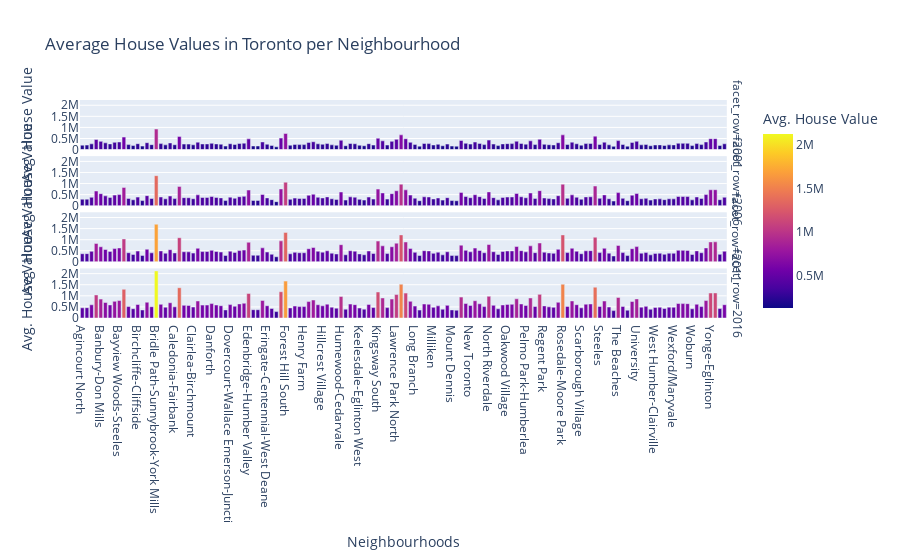

Here is the notebook cell this chart was saved with:
### Code cell
# average_house_value()
average_house_value()

### Figure 1 — Plotly figure (JSON) as saved in the notebook; plotly's stock layout.template omitted (floating-point values rounded to 4 significant figures; data arrays with more than 128 entries replaced by an {"elided": "..."} marker saying what was removed)
{"data": [{"alignmentgroup": "True", "hovertemplate": "facet_row=2001<br>Neighbourhoods=%{x}<br>Avg. House Value=%{marker.color}<extra></extra>", "legendgroup": "", "marker": {"color": {"elided": "140 int values"}, "coloraxis": "coloraxis"}, "name": "", "offsetgroup": "", "orientation": "v", "showlegend": false, "textposition": "auto", "type": "bar", "x": {"elided": "140 str values"}, "xaxis": "x4", "y": {"elided": "140 int values"}, "yaxis": "y4"}, {"alignmentgroup": "True", "hovertemplate": "facet_row=2006<br>Neighbourhoods=%{x}<br>Avg. House Value=%{marker.color}<extra></extra>", "legendgroup": "", "marker": {"color": {"elided": "140 int values"}, "coloraxis": "coloraxis"}, "name": "", "offsetgroup": "", "orientation": "v", "showlegend": false, "textposition": "auto", "type": "bar", "x": {"elided": "140 str values"}, "xaxis": "x3", "y": {"elided": "140 int values"}, "yaxis": "y3"}, {"alignmentgroup": "True", "hovertemplate": "facet_row=2011<br>Neighbourhoods=%{x}<br>Avg. House Value=%{marker.color}<extra></extra>", "legendgroup": "", "marker": {"color": {"elided": "140 int values"}, "coloraxis": "coloraxis"}, "name": "", "offsetgroup": "", "orientation": "v", "showlegend": false, "textposition": "auto", "type": "bar", "x": {"elided": "140 str values"}, "xaxis": "x2", "y": {"elided": "140 int values"}, "yaxis": "y2"}, {"alignmentgroup": "True", "hovertemplate": "facet_row=2016<br>Neighbourhoods=%{x}<br>Avg. House Value=%{marker.color}<extra></extra>", "legendgroup": "", "marker": {"color": {"elided": "140 int values"}, "coloraxis": "coloraxis"}, "name": "", "offsetgroup": "", "orientation": "v", "showlegend": false, "textposition": "auto", "type": "bar", "x": {"elided": "140 str values"}, "xaxis": "x", "y": {"elided": "140 int values"}, "yaxis": "y"}], "layout": {"annotations": [{"font": {}, "showarrow": false, "text": "facet_row=2016", "textangle": 90, "x": 0.98, "xanchor": "left", "xref": "paper", "y": 0.1138, "yanchor": "middle", "yref": "paper"}, {"font": {}, "showarrow": false, "text": "facet_row=2011", "textangle": 90, "x": 0.98, "xanchor": "left", "xref": "paper", "y": 0.3712, "yanchor": "middle", "yref": "paper"}, {"font": {}, "showarrow": false, "text": "facet_row=2006", "textangle": 90, "x": 0.98, "xanchor": "left", "xref": "paper", "y": 0.6288, "yanchor": "middle", "yref": "paper"}, {"font": {}, "showarrow": false, "text": "facet_row=2001", "textangle": 90, "x": 0.98, "xanchor": "left", "xref": "paper", "y": 0.8862, "yanchor": "middle", "yref": "paper"}], "autosize": true, "barmode": "relative", "coloraxis": {"colorbar": {"title": {"text": "Avg. House Value"}}, "colorscale": [[0, "#0d0887"], [0.1111, "#46039f"], [0.2222, "#7201a8"], [0.3333, "#9c179e"], [0.4444, "#bd3786"], [0.5556, "#d8576b"], [0.6667, "#ed7953"], [0.7778, "#fb9f3a"], [0.8889, "#fdca26"], [1, "#f0f921"]]}, "legend": {"tracegroupgap": 0}, "title": {"text": "Average House Values in Toronto per Neighbourhood"}, "xaxis": {"anchor": "y", "autorange": true, "domain": [0, 0.98], "range": [-0.5, 139.5], "title": {"text": "Neighbourhoods"}, "type": "category"}, "xaxis2": {"anchor": "y2", "autorange": true, "domain": [0, 0.98], "matches": "x", "range": [-0.5, 139.5], "showticklabels": false, "type": "category"}, "xaxis3": {"anchor": "y3", "autorange": true, "domain": [0, 0.98], "matches": "x", "range": [-0.5, 139.5], "showticklabels": false, "type": "category"}, "xaxis4": {"anchor": "y4", "autorange": true, "domain": [0, 0.98], "matches": "x", "range": [-0.5, 139.5], "showticklabels": false, "type": "category"}, "yaxis": {"anchor": "x", "autorange": true, "domain": [0, 0.2275], "range": [0, 2236000.0], "title": {"text": "Avg. House Value"}, "type": "linear"}, "yaxis2": {"anchor": "x2", "autorange": true, "domain": [0.2575, 0.485], "matches": "y", "range": [0, 2236000.0], "title": {"text": "Avg. House Value"}, "type": "linear"}, "yaxis3": {"anchor": "x3", "autorange": true, "domain": [0.515, 0.7425], "matches": "y", "range": [0, 2236000.0], "title": {"text": "Avg. House Value"}, "type": "linear"}, "yaxis4": {"anchor": "x4", "autorange": true, "domain": [0.7725, 1], "matches": "y", "range": [0, 2236000.0], "title": {"text": "Avg. House Value"}, "type": "linear"}}}
